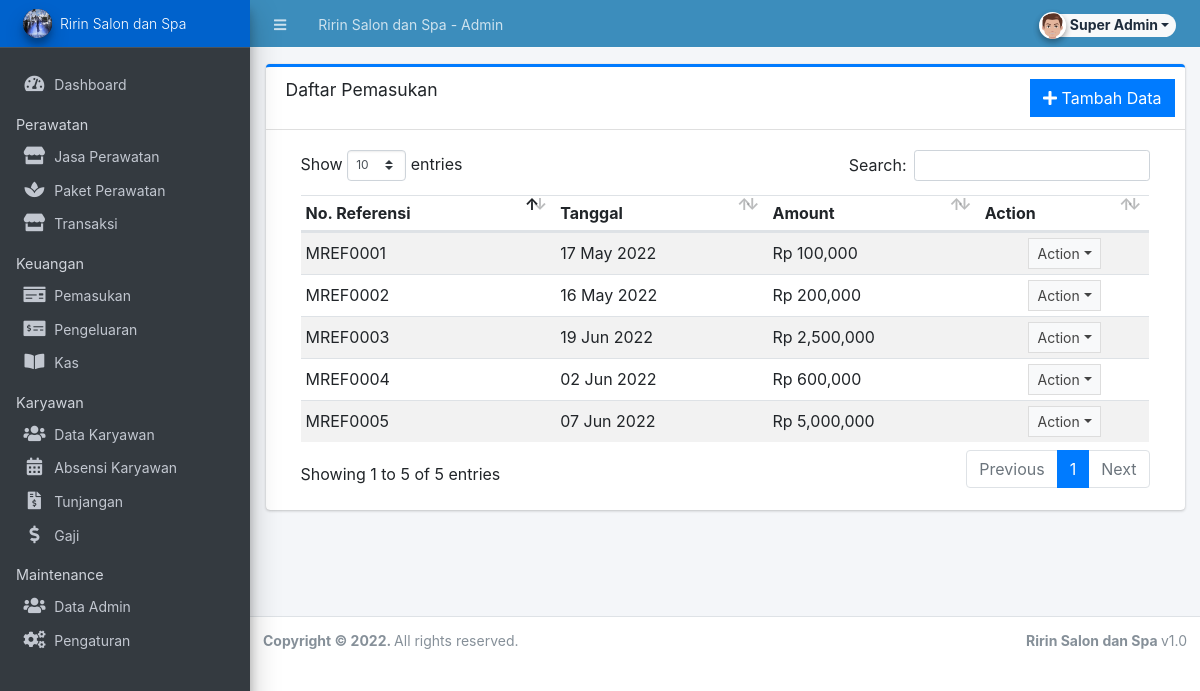
The page /admin/?page=pemasukan/pemasukan (signed in) on the database its author committed.
### tables this page shows
CREATE TABLE `pemasukan` (
  `idpemasukan` int(11) NOT NULL AUTO_INCREMENT,
  `noreferensi` varchar(50) DEFAULT NULL,
  `tanggalpemasukan` date DEFAULT NULL,
  `amount` int(11) DEFAULT NULL,
  `keteranganmasuk` varchar(250) DEFAULT NULL,
  PRIMARY KEY (`idpemasukan`)
);

### admin/pemasukan/pemasukan.php (the view, shortened to what this page needs)
<div class="card card-outline card-primary">
	<div class="card-header">
		<h3 class="card-title">Daftar Pemasukan</h3>
		<div class="card-tools">
			<a href="javascript:void(0)" id="create_new" class="btn btn-flat btn-primary"><span class="fas fa-plus"></span>  Tambah Data</a>
		</div>
	</div>
	<div class="card-body">
		<div class="container-fluid">
        <div class="container-fluid">
			<table class="table table-hovered table-striped">
				<colgroup>
					<col width="30%">
					<col width="25%">
					<col width="25%">
					<col width="20%">
					<col width="10%">
				</colgroup>
				<thead>
					<tr>
						<th>No. Referensi</th>
						<th>Tanggal</th>
						<th>Amount</th>
						<th>Action</th>
					</tr>
				</thead>
				<tbody>
					<?php
						$qry = $conn->query("SELECT * from pemasukan order by tanggalpemasukan asc ");
						while($row = $qry->fetch_assoc()):
					?>
						<tr>
                            <td><?php echo $row['noreferensi'] ?></td>
							<td><?php echo date("d M Y",strtotime($row['tanggalpemasukan'])) ?></td>
                            <td><?php echo $row['amount'] ? "Rp " . number_format($row['amount'],0) : '' ?></td>
							<td align="center">
								 <button type="button" class="btn btn-flat btn-default btn-sm dropdown-toggle dropdown-icon" data-toggle="dropdown">
				                  		Action
				                  </button>
							</td>
						</tr>
					<?php endwhile; ?>
				</tbody>
			</table>
		</div>
		</div>
	</div>
</div>

### rows shown on the page
pemasukan: noreferensi "MREF0002", tanggalpemasukan "16 May 2022", amount "200,000"
pemasukan: noreferensi "MREF0001", tanggalpemasukan "17 May 2022", amount "100,000"
pemasukan: noreferensi "MREF0004", tanggalpemasukan "02 Jun 2022", amount "600,000"
pemasukan: noreferensi "MREF0005", tanggalpemasukan "07 Jun 2022", amount "5,000,000"
pemasukan: noreferensi "MREF0003", tanggalpemasukan "19 Jun 2022", amount "2,500,000"

### other values the page prints
$_settings->info('name') "Ririn Salon dan Spa"
$_settings->userdata('nama') "Super Admin"
$_settings->info('short_name') "Ririn Salon dan Spa"
